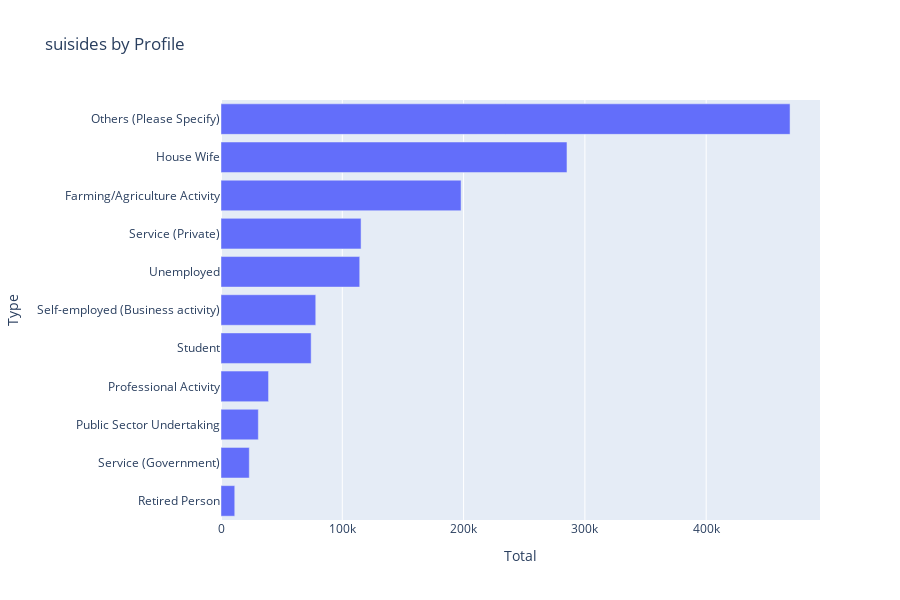

Source (notebook cell):
### Code cell
px.bar(data_frame = profileofsuiside, y = 'Type', x = 'Total',title="suisides by Profile",height = 600)

### Figure 1 — Plotly figure (JSON) as saved in the notebook; plotly's stock layout.template omitted (floating-point values rounded to 4 significant figures)
{"data": [{"alignmentgroup": "True", "hovertemplate": "Total=%{x}<br>Type=%{y}<extra></extra>", "legendgroup": "", "marker": {"color": "#636efa", "pattern": {"shape": ""}}, "name": "", "offsetgroup": "", "orientation": "h", "showlegend": false, "textposition": "auto", "type": "bar", "x": [11334, 23325, 30786, 39204, 74323, 78112, 114374, 115472, 197923, 285243, 469147], "xaxis": "x", "y": ["Retired Person", "Service (Government)", "Public Sector Undertaking", "Professional Activity", "Student", "Self-employed (Business activity)", "Unemployed", "Service (Private)", "Farming/Agriculture Activity", "House Wife", "Others (Please Specify)"], "yaxis": "y"}], "layout": {"barmode": "relative", "height": 600, "legend": {"tracegroupgap": 0}, "title": {"text": "suisides by Profile"}, "xaxis": {"anchor": "y", "domain": [0, 1], "title": {"text": "Total"}}, "yaxis": {"anchor": "x", "domain": [0, 1], "title": {"text": "Type"}}}}
